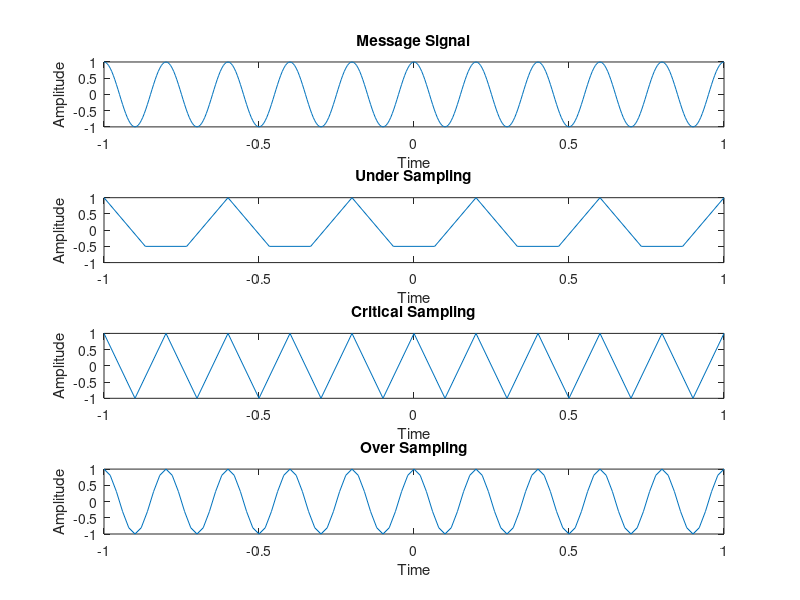

Recreate this plot in MATLAB.
clc;
clear all;
close all;

Fm = 5;
t = -1:0.005:1;
y = cos(2 * pi * Fm * t);
subplot(4, 1, 1);
plot(t, y);
xlabel("Time");
ylabel("Amplitude");
title("Message Signal");

Fs1 = 1.5 * Fm;
Ts1 = 1/Fs1;
t1 = -1:Ts1:1;

y1 = cos(2 * pi * Fm * t1);
subplot(4, 1, 2);
plot(t1, y1);
xlabel("Time");
ylabel("Amplitude");
title("Under Sampling");

Fs2 = 2 * Fm;
Ts2 = 1/Fs2;
t2 = -1:Ts2:1;

y2 = cos(2 * pi * Fm * t2);
subplot(4, 1, 3);
plot(t2, y2);
xlabel("Time");
ylabel("Amplitude");
title("Critical Sampling");

Fs3 = 10 * Fm;
Ts3 = 1/Fs3;
t3 = -1:Ts3:1;

y3 = cos(2 * pi * Fm * t3);
subplot(4, 1, 4);
plot(t3, y3);
xlabel("Time");
ylabel("Amplitude");
title("Over Sampling");

